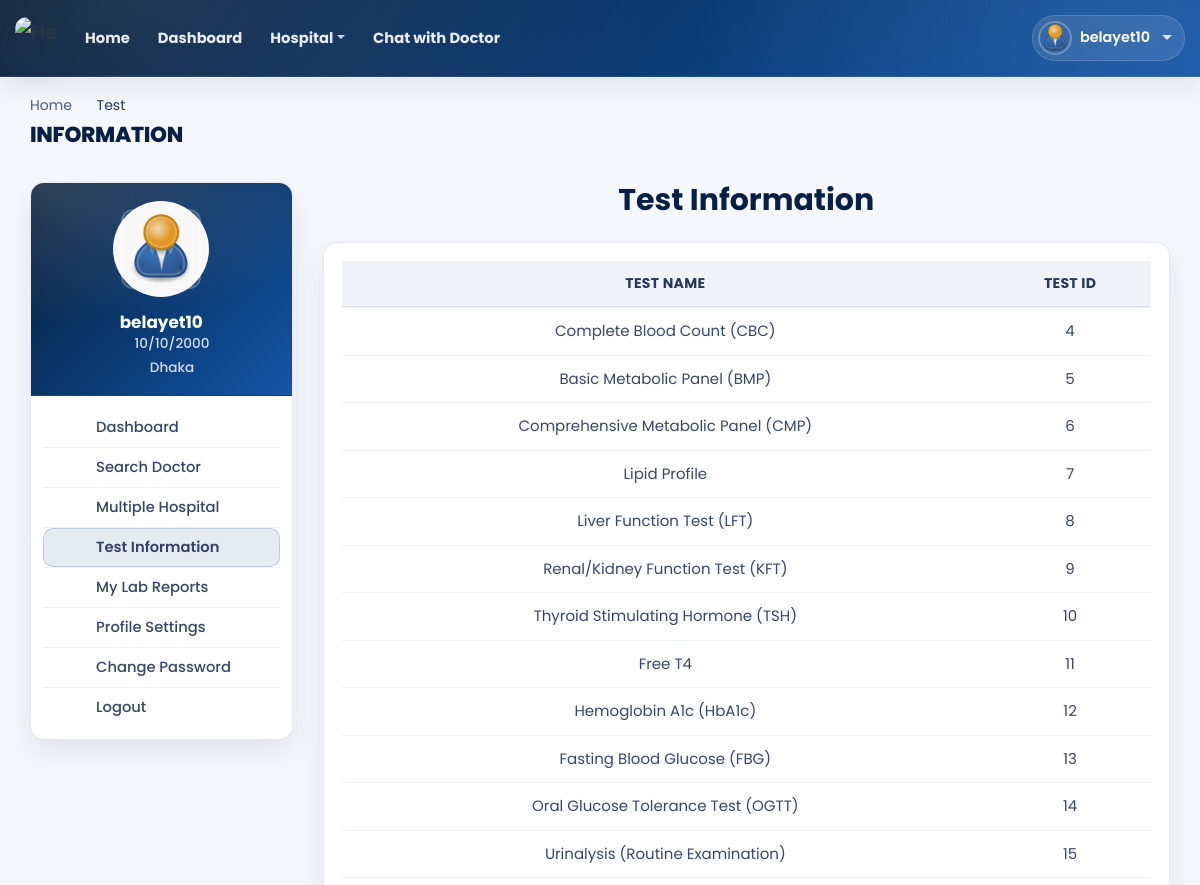
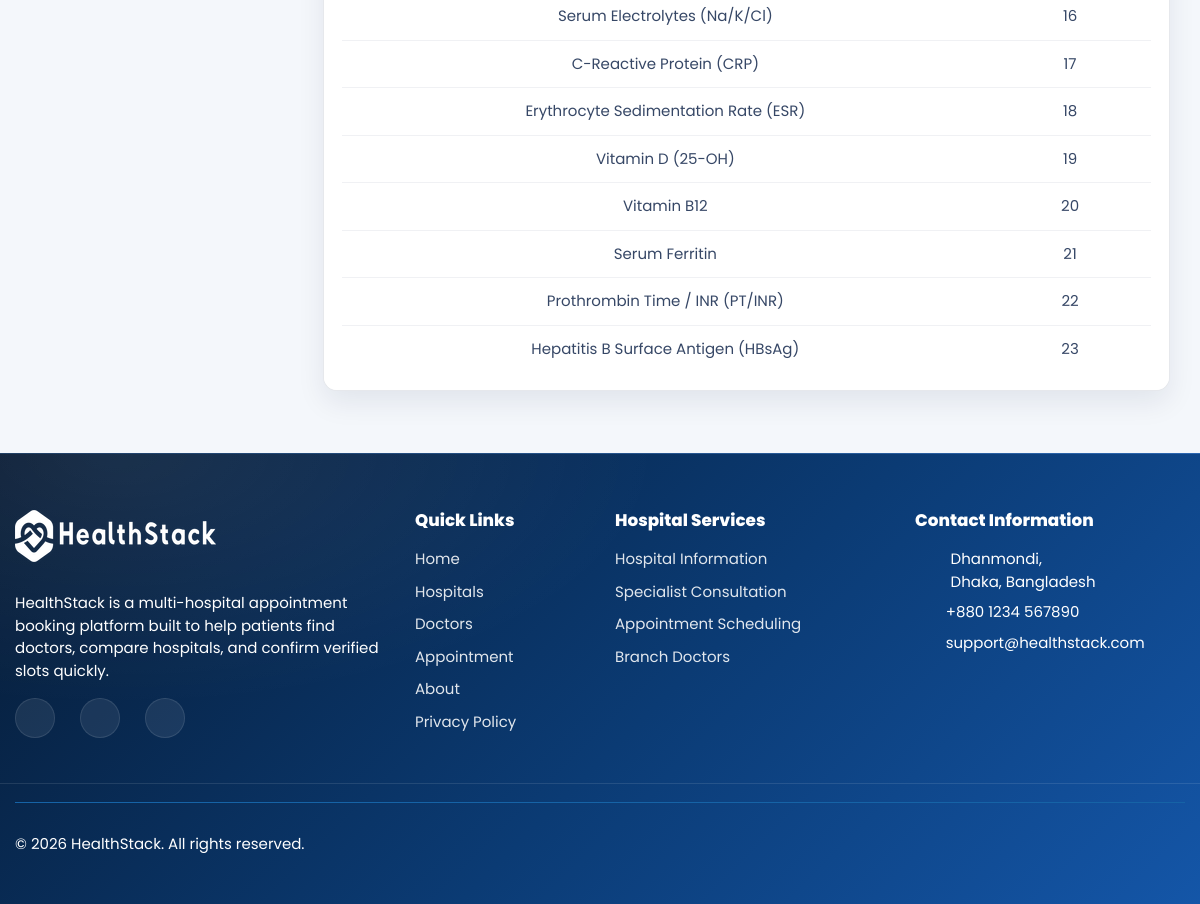
/doctor/doctor-test-list/ (signed in), run on the app's committed database (2 pictures, top to bottom).
### hospital/models.py (models this page shows, shortened)
class Patient(models.Model):
    patient_id = models.AutoField(primary_key=True)
    user = models.OneToOneField(User, on_delete=models.CASCADE, null=True, blank=True, related_name='patient')
    name = models.CharField(max_length=200, null=True, blank=True)
    username = models.CharField(max_length=200, null=True, blank=True)
    age = models.IntegerField(null=True, blank=True)
    email = models.EmailField(max_length=200, null=True, blank=True)
    phone_number = models.IntegerField(null=True, blank=True)
    address = models.CharField(max_length=200, null=True, blank=True)
    featured_image = models.ImageField(upload_to='patients/', default='patients/user-default.png', null=True, blank=True)
    blood_group = models.CharField(max_length=200, null=True, blank=True)
    history = models.CharField(max_length=200, null=True, blank=True)
    dob = models.CharField(max_length=200, null=True, blank=True)
    nid = models.CharField(max_length=200, null=True, blank=True)
    serial_number = models.CharField(max_length=200, null=True, blank=True)
    login_status = models.CharField(max_length=200, null=True, blank=True, default="offline")

class User(AbstractUser):
    is_patient = models.BooleanField(default=False)
    is_doctor = models.BooleanField(default=False)
    is_hospital_admin = models.BooleanField(default=False)
    is_labworker = models.BooleanField(default=False)
    is_pharmacist = models.BooleanField(default=False)
    login_status = models.BooleanField(default=False)

### hospital_admin/models.py (models this page shows, shortened)
class Test_Information(models.Model):
    test_id = models.AutoField(primary_key=True)
    test_name = models.CharField(max_length=200, null=True, blank=True)
    test_price = models.CharField(max_length=200, null=True, blank=True)

### doctor/views.py (the view)
# urls.py: path('doctor-test-list/', views.doctor_test_list, name='doctor-test-list'),
@csrf_exempt
@login_required(login_url="login")
def doctor_test_list(request):
    if request.user.is_authenticated and request.user.is_doctor:
        doctor = Doctor_Information.objects.get(user=request.user)
        tests = Test_Information.objects.all()
        context = {'doctor': doctor, 'tests': tests}
        return render(request, 'doctor-test-list.html', context)
    elif request.user.is_authenticated and request.user.is_patient:
        patient = Patient.objects.get(user=request.user)
        tests = Test_Information.objects.all()
        context = {'patient': patient, 'tests': tests}
        return render(request, 'doctor-test-list.html', context)
    else:
        logout(request)
        messages.info(request, 'Not Authorized')
        return render(request, 'doctor-login.html')

### templates/doctor-test-list.html (shortened to what this page needs)
{% load static %}
<!DOCTYPE html>
<html lang="en">
  <head>
    <link
      rel="stylesheet"
      href="{% static 'HealthStack-System/css/Normal/bootstrap.min.css' %}"
    />
    <link
      rel="stylesheet"
      href="{% static 'HealthStack-System/plugins/Normal/fontawesome/css/fontawesome.min.css' %}"
    />
    <link
      rel="stylesheet"
      href="{% static 'HealthStack-System/plugins/Normal/fontawesome/css/all.min.css' %}"
    />
    <link
      rel="stylesheet"
      href="{% static 'HealthStack-System/css/Normal/style.css' %}"
    />
    {% if user.is_authenticated and user.is_patient %}
    <link
      rel="stylesheet"
      href="{% static 'HealthStack-System/css/Normal/patient_test_information.css' %}?v=20260315"
    />
    {% endif %}
    <link rel="stylesheet" href="{% static 'HealthStack-System/css/Normal/dp_theme_ui.css' %}" />
  </head>
  <body class="{% if user.is_authenticated and user.is_patient %}hs-patient-testinfo{% endif %} dp-theme">
  {% if user.is_authenticated %}
    <div id="patient-testinfo-page" class="main-wrapper hs-pti dp-theme-wrapper" data-patient-testinfo="1">
      <header class="header">
      {% if user.is_authenticated and user.is_patient %}
        <div id="patient-ti-navbar" class="patient-ti-navbar" data-patient-ti-navbar="1">{% include 'navbar.html' %}</div>
      {% else %}
        {% include 'navbar.html' %}
      {% endif %}
      </header>
      <div class="breadcrumb-bar dp-theme-breadcrumb">
        <div class="container-fluid">
          <div class="row align-items-center">
            <div class="col-md-12 col-12">
              <nav aria-label="breadcrumb" class="page-breadcrumb">
                <ol class="breadcrumb">
                  {% if user.is_authenticated and user.is_patient %}
									<li class="breadcrumb-item"><a href="{% url 'patient-dashboard' %}">Home</a></li>
									{% endif %}
                  <li class="breadcrumb-item active" aria-current="page">
                    Test
                  </li>
                </ol>
              </nav>
              <h2 class="breadcrumb-title dp-theme-page-title">INFORMATION</h2>
            </div>
          </div>
        </div>
      </div>
      <div class="content dp-theme-content">
        <div class="container-fluid">
          <div class="row">
            <div class="col-md-5 col-lg-4 col-xl-3 theiaStickySidebar dp-theme-sidebar-col">
              <div class="dp-theme-sidebar">
                {% if user.is_authenticated and user.is_patient %}
							<aside id="patient-ti-sidebar" class="patient-ti-sidebar" data-patient-ti-sidebar="1">{% include 'patient-sidebar.html' %}</aside>
								{% endif %}
              </div>
            </div>
            <div class="col-md-7 col-lg-8 col-xl-9">
              <div class="row">
                <div class="col-md-12">
                  <h2 class="mb-4 text-center"><b>Test Information</b></h2>
                  <div class="appointment-tab">
                      <div class="tab-pane" id="today-appointments">
                        <div class="card card-table mb-0">
                          <div class="card-body">
                            <div class="table-responsive">
                              <table
                                class="table table-hover table-center mb-0 text-center"
                              >
                                <thead style="font-size: 30px;">
                                  <tr>
                                    <th>Test Name</th>
                                    <th>Test ID</th>
                                  </tr>
                                </thead>
                                <tbody>
                                  {% for t in tests %}
                                  <tr>
                                    <td> {{t.test_name}}</td>
                                    <td>{{t.test_id}}</td>
                                  </tr>
                                  {% endfor %}
                                </tbody>
                              </table>
                            </div>
                          </div>
                        </div>
                      </div>
                    </div>
                  </div>
                </div>
              </div>
            </div>
          </div>
        </div>
      </div>
      {% if user.is_authenticated and user.is_patient %}
        <footer id="patient-ti-footer" class="patient-ti-footer dp-theme-footer" data-patient-ti-footer="1">{% include 'footer.html' %}</footer>
      {% else %}
        <div class="dp-theme-footer">{% include 'footer.html' %}</div>
      {% endif %}
  {% else %}
  <p> You are not logged in </p>
  {% endif %}
  </body>
</html>

### templates/patient_navbar.html (shortened to what this page needs)
{% load static %}
<nav class="navbar navbar-expand-lg header-nav hs-navbar dp-theme-navbar" aria-label="Primary">
  <div class="container">
    <a href="{% url 'hospital_home' %}" class="navbar-brand logo hs-brand dp-theme-logo" aria-label="HealthStack Home">
      <img
        src="{% static 'HealthStack-System/images/Normal/logo.jpg' %}"
        class="img-fluid hs-logo"
        alt="HealthStack"
      />
    </a>
    <div class="collapse navbar-collapse" id="hsPatientNavbar">
      <ul class="navbar-nav mr-auto">
        <li class="nav-item">
          <a class="nav-link" href="{% url 'hospital_home' %}">Home</a>
        </li>
        <li class="nav-item">
          <a class="nav-link" href="{% url 'patient-dashboard' %}">Dashboard</a>
        </li>
        <li class="nav-item dropdown">
          <a class="nav-link dropdown-toggle" href="#" data-toggle="dropdown">Hospital</a>
        </li>
        {% if user.is_authenticated and user.is_patient %}
        <li class="nav-item">
          <a class="nav-link" href="{% url 'chat-home' pk=user.id %}">Chat with Doctor</a>
        </li>
        {% endif %}
      </ul>
      <div class="dp-theme-nav-actions">
        <div class="nav-item dropdown dp-theme-user-dropdown">
          <a href="#" class="dropdown-toggle dp-theme-user-toggle" data-toggle="dropdown" aria-haspopup="true" aria-expanded="false">
            <img
              class="dp-theme-user-avatar"
              src="{{ patient.featured_image.url }}"
              width="34" height="34"
              alt="{{ patient.name|default:user.get_username|default:'Patient' }}"
              onerror="this.onerror=null;this.src='{% static 'HealthStack-System/images/Normal/patients/patient.jpg' %}';"
            />
            <span class="dp-theme-user-name d-none d-lg-inline-block">{{ patient.name|default:user.get_username|default:'Patient' }}</span>
          </a>
        </div>
      </div>
    </div>
  </div>
</nav>

### templates/patient-sidebar.html
{% load static %}
{% with current_url=request.resolver_match.url_name %}
    <div class="profile-sidebar dp-theme-sidebar-inner">
      <div class="widget-profile pro-widget-content">
        <div class="profile-info-widget">
          <a href="#" class="booking-doc-img">
            <img
              src="{{ patient.featured_image.url }}"
              alt="User Image"
            />
          </a>
          <div class="profile-det-info">
            <h3>{{patient.name}}</h3>
            <div class="patient-details">
              <h5>
                <i class="fas fa-birthday-cake"></i> {{ patient.dob }}
              </h5>
              <h5 class="mb-0">
                <i class="fas fa-map-marker-alt"></i>
                {{ patient.address }}
              </h5>
            </div>
          </div>
        </div>
      </div>
      <div class="dashboard-widget">
        <nav class="dashboard-menu sidebar">
          <ul>
            <li class="{% if current_url == 'patient-dashboard' %}active{% endif %}">
              <a href="{% url 'patient-dashboard' %}">
                <i class="fas fa-columns"></i>
                <span>Dashboard</span>
              </a>
            </li>
            <li class="nav-item has-submenu {% if current_url == 'search' %}active{% endif %}">
              <a href="{% url 'search' %}">
                <i class="fas fa-user-md"></i>
                <span>Search Doctor</span>
              </a>
            </li>
            <li class="{% if current_url == 'multiple-hospital' %}active{% endif %}">
                <a href="{% url 'multiple-hospital' %}">
                  <i class="fas fa-hospital"></i>
                  <span>Multiple Hospital</span>
                </a>
            </li>
            <li class="{% if current_url == 'doctor-test-list' %}active{% endif %}">
              <a href="{% url 'doctor-test-list'%}" target="_blank">
                <i class="fas fa-hourglass-start"></i>
                <span>Test Information</span>
              </a>
            </li>
            <li class="{% if current_url == 'patient-lab-reports' %}active{% endif %}">
              <a href="{% url 'patient-lab-reports' %}">
                <i class="fas fa-flask"></i>
                <span>My Lab Reports</span>
              </a>
            </li>
            <li class="{% if current_url == 'profile-settings' %}active{% endif %}">
              <a href="{% url 'profile-settings' %}">
                <i class="fas fa-user-cog"></i>
                <span>Profile Settings</span>
              </a>
            </li>
            <li class="{% if current_url == 'change-password' %}active{% endif %}">
              <a href="{% url 'change-password' pk=user.id%}">
                <i class="fas fa-lock"></i>
                <span>Change Password</span>
              </a>
            </li>
            <li>
              <a href="{% url 'logout' %}">
                <i class="fas fa-sign-out-alt"></i>
                <span>Logout</span>
              </a>
            </li>
          </ul>
        </nav>
      </div>
    </div>
{% endwith %}

### data on the page
Patient: featured_image (placeholder picture), name "belayet10", dob "10/10/2000", address "Dhaka"
Test_Information: test_name "Complete Blood Count (CBC)", test_id "4"
Test_Information: test_name "Basic Metabolic Panel (BMP)", test_id "5"
Test_Information: test_name "Comprehensive Metabolic Panel (CMP)", test_id "6"
Test_Information: test_name "Lipid Profile", test_id "7"
Test_Information: test_name "Liver Function Test (LFT)", test_id "8"
Test_Information: test_name "Renal/Kidney Function Test (KFT)", test_id "9"
Test_Information: test_name "Thyroid Stimulating Hormone (TSH)", test_id "10"
Test_Information: test_name "Free T4", test_id "11"
Test_Information: test_name "Hemoglobin A1c (HbA1c)", test_id "12"
Test_Information: test_name "Fasting Blood Glucose (FBG)", test_id "13"
Test_Information: test_name "Oral Glucose Tolerance Test (OGTT)", test_id "14"
Test_Information: test_name "Urinalysis (Routine Examination)", test_id "15"
Test_Information: test_name "Serum Electrolytes (Na/K/Cl)", test_id "16"
Test_Information: test_name "C-Reactive Protein (CRP)", test_id "17"
Test_Information: test_name "Erythrocyte Sedimentation Rate (ESR)", test_id "18"
Test_Information: test_name "Vitamin D (25-OH)", test_id "19"
Test_Information: test_name "Vitamin B12", test_id "20"
Test_Information: test_name "Serum Ferritin", test_id "21"
Test_Information: test_name "Prothrombin Time / INR (PT/INR)", test_id "22"
Test_Information: test_name "Hepatitis B Surface Antigen (HBsAg)", test_id "23"
